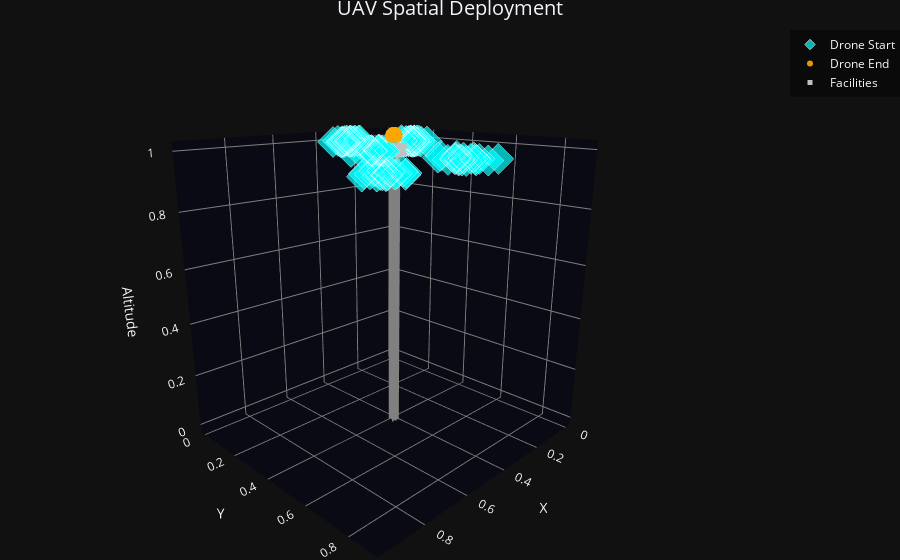

Notebook code cell kept with this figure:
### Code cell
# UAV FLPO MetaData
num_drones = 100
n_drone_clusters = 5
drone_cluster_split = np.random.uniform(0.0, 1.0, n_drone_clusters)
drone_cluster_split = drone_cluster_split / np.sum(drone_cluster_split)
num_facilities = 20
dim_ = 2
print(f"num_drones = {num_drones}\tnum_facilities = {num_facilities}\tdim = {dim_}")

START_locs, F_base, END_locs = generate_dataset(
    num_drones, n_drone_clusters, drone_cluster_split, num_facilities, dim_, device, drone_cluster_std_range=[0.01, 0.05], F_noise_std=0.01,
)

plot_UAV_FLPO(START_locs, END_locs, F_base)
plot_UAV_FLPO_3D(START_locs, END_locs, F_base)

### Figure 1 — Plotly figure (JSON) as saved in the notebook; plotly's stock layout.template omitted (floating-point values rounded to 4 significant figures)
{"data": [{"marker": {"color": "cyan", "line": {"color": "white", "width": 1}, "opacity": 0.7, "size": 8, "symbol": "diamond"}, "mode": "markers", "name": "Drone Start", "type": "scatter3d", "x": [0.5357, 0.4816, 0.4797, 0.5191, 0.5018, 0.5481, 0.4478, 0.5327, 0.5241, 0.4804, 0.518, 0.5224, 0.4882, 0.5398, 0.465, 0.4405, 0.4722, 0.4228, 0.4755, 0.1641, 0.1415, 0.1767, 0.1225, 0.1628, 0.1193, 0.1434, 0.1311, 0.1306, 0.1515, 0.1359, 0.1711, 0.1665, 0.1483, 0.114, 0.1316, 0.153, 0.1489, 0.1519, 0.1736, 0.1342, 0.1404, 0.1937, 0.1561, 0.1728, 0.346, 0.3919, 0.3641, 0.3501, 0.3216, 0.3144, 0.338, 0.2859, 0.335, 0.3182, 0.2967, 0.3808, 0.301, 0.3318, 0.3228, 0.2716, 0.3621, 0.3166, 0.2881, 0.3755, 0.3479, 0.9149, 0.9046, 0.8843, 0.8744, 0.9143, 0.9262, 0.9238, 0.8484, 0.9395, 0.8417, 0.8752, 0.8682, 0.8546, 0.9003, 0.9204, 0.8482, 0.9647, 0.8263, 0.8692, 0.5281, 0.5094, 0.5053, 0.4868, 0.594, 0.4797, 0.5034, 0.5311, 0.5895, 0.4772, 0.4974, 0.5304, 0.4733, 0.518, 0.5059, 0.5231], "y": [0.7992, 0.6736, 0.7878, 0.7591, 0.8236, 0.7572, 0.7081, 0.8126, 0.6987, 0.8511, 0.7612, 0.7798, 0.7379, 0.7901, 0.8073, 0.768, 0.7545, 0.8445, 0.8015, 0.2287, 0.2619, 0.27, 0.2981, 0.2708, 0.2296, 0.2307, 0.2662, 0.2398, 0.2568, 0.2417, 0.2329, 0.2557, 0.2923, 0.2406, 0.2207, 0.2321, 0.1882, 0.241, 0.2494, 0.2405, 0.2315, 0.2329, 0.2673, 0.2722, 0.1022, 0.06284, 0.08788, 0.04272, 0.0636, 0.09651, 0.1185, 0.09116, 0.1001, 0.08716, 0.05399, 0.09462, 0.09829, 0.0599, 0.08097, 0.08107, 0.09357, 0.05378, 0.07164, 0.09728, 0.06461, 0.8536, 0.8676, 0.8719, 0.7922, 0.8594, 0.807, 0.8262, 0.8212, 0.8666, 0.8708, 0.8048, 0.8922, 0.8236, 0.8584, 0.8781, 0.7921, 0.842, 0.8438, 0.8638, 0.421, 0.4327, 0.3931, 0.4051, 0.3901, 0.3991, 0.4531, 0.4018, 0.4326, 0.4016, 0.4343, 0.4223, 0.4497, 0.3982, 0.447, 0.4096], "z": [1.0, 1.0, 1.0, 1.0, 1.0, 1.0, 1.0, 1.0, 1.0, 1.0, 1.0, 1.0, 1.0, 1.0, 1.0, 1.0, 1.0, 1.0, 1.0, 1.0, 1.0, 1.0, 1.0, 1.0, 1.0, 1.0, 1.0, 1.0, 1.0, 1.0, 1.0, 1.0, 1.0, 1.0, 1.0, 1.0, 1.0, 1.0, 1.0, 1.0, 1.0, 1.0, 1.0, 1.0, 1.0, 1.0, 1.0, 1.0, 1.0, 1.0, 1.0, 1.0, 1.0, 1.0, 1.0, 1.0, 1.0, 1.0, 1.0, 1.0, 1.0, 1.0, 1.0, 1.0, 1.0, 1.0, 1.0, 1.0, 1.0, 1.0, 1.0, 1.0, 1.0, 1.0, 1.0, 1.0, 1.0, 1.0, 1.0, 1.0, 1.0, 1.0, 1.0, 1.0, 1.0, 1.0, 1.0, 1.0, 1.0, 1.0, 1.0, 1.0, 1.0, 1.0, 1.0, 1.0, 1.0, 1.0, 1.0, 1.0]}, {"marker": {"color": "orange", "opacity": 0.9, "size": 6, "symbol": "circle"}, "mode": "markers", "name": "Drone End", "type": "scatter3d", "x": [0.0, 0.0, 0.0, 0.0, 0.0, 0.0, 0.0, 0.0, 0.0, 0.0, 0.0, 0.0, 0.0, 0.0, 0.0, 0.0, 0.0, 0.0, 0.0, 0.0, 0.0, 0.0, 0.0, 0.0, 0.0, 0.0, 0.0, 0.0, 0.0, 0.0, 0.0, 0.0, 0.0, 0.0, 0.0, 0.0, 0.0, 0.0, 0.0, 0.0, 0.0, 0.0, 0.0, 0.0, 0.0, 0.0, 0.0, 0.0, 0.0, 0.0, 0.0, 0.0, 0.0, 0.0, 0.0, 0.0, 0.0, 0.0, 0.0, 0.0, 0.0, 0.0, 0.0, 0.0, 0.0, 0.0, 0.0, 0.0, 0.0, 0.0, 0.0, 0.0, 0.0, 0.0, 0.0, 0.0, 0.0, 0.0, 0.0, 0.0, 0.0, 0.0, 0.0, 0.0, 0.0, 0.0, 0.0, 0.0, 0.0, 0.0, 0.0, 0.0, 0.0, 0.0, 0.0, 0.0, 0.0, 0.0, 0.0, 0.0], "y": [0.0, 0.0, 0.0, 0.0, 0.0, 0.0, 0.0, 0.0, 0.0, 0.0, 0.0, 0.0, 0.0, 0.0, 0.0, 0.0, 0.0, 0.0, 0.0, 0.0, 0.0, 0.0, 0.0, 0.0, 0.0, 0.0, 0.0, 0.0, 0.0, 0.0, 0.0, 0.0, 0.0, 0.0, 0.0, 0.0, 0.0, 0.0, 0.0, 0.0, 0.0, 0.0, 0.0, 0.0, 0.0, 0.0, 0.0, 0.0, 0.0, 0.0, 0.0, 0.0, 0.0, 0.0, 0.0, 0.0, 0.0, 0.0, 0.0, 0.0, 0.0, 0.0, 0.0, 0.0, 0.0, 0.0, 0.0, 0.0, 0.0, 0.0, 0.0, 0.0, 0.0, 0.0, 0.0, 0.0, 0.0, 0.0, 0.0, 0.0, 0.0, 0.0, 0.0, 0.0, 0.0, 0.0, 0.0, 0.0, 0.0, 0.0, 0.0, 0.0, 0.0, 0.0, 0.0, 0.0, 0.0, 0.0, 0.0, 0.0], "z": [1.0, 1.0, 1.0, 1.0, 1.0, 1.0, 1.0, 1.0, 1.0, 1.0, 1.0, 1.0, 1.0, 1.0, 1.0, 1.0, 1.0, 1.0, 1.0, 1.0, 1.0, 1.0, 1.0, 1.0, 1.0, 1.0, 1.0, 1.0, 1.0, 1.0, 1.0, 1.0, 1.0, 1.0, 1.0, 1.0, 1.0, 1.0, 1.0, 1.0, 1.0, 1.0, 1.0, 1.0, 1.0, 1.0, 1.0, 1.0, 1.0, 1.0, 1.0, 1.0, 1.0, 1.0, 1.0, 1.0, 1.0, 1.0, 1.0, 1.0, 1.0, 1.0, 1.0, 1.0, 1.0, 1.0, 1.0, 1.0, 1.0, 1.0, 1.0, 1.0, 1.0, 1.0, 1.0, 1.0, 1.0, 1.0, 1.0, 1.0, 1.0, 1.0, 1.0, 1.0, 1.0, 1.0, 1.0, 1.0, 1.0, 1.0, 1.0, 1.0, 1.0, 1.0, 1.0, 1.0, 1.0, 1.0, 1.0, 1.0]}, {"line": {"color": "gray", "width": 3}, "mode": "lines", "showlegend": false, "type": "scatter3d", "x": [0.4452, 0.4452], "y": [0.4312, 0.4312], "z": [0, 1]}, {"line": {"color": "gray", "width": 3}, "mode": "lines", "showlegend": false, "type": "scatter3d", "x": [0.4456, 0.4456], "y": [0.4585, 0.4585], "z": [0, 1]}, {"line": {"color": "gray", "width": 3}, "mode": "lines", "showlegend": false, "type": "scatter3d", "x": [0.458, 0.458], "y": [0.4613, 0.4613], "z": [0, 1]}, {"line": {"color": "gray", "width": 3}, "mode": "lines", "showlegend": false, "type": "scatter3d", "x": [0.4506, 0.4506], "y": [0.446, 0.446], "z": [0, 1]}, {"line": {"color": "gray", "width": 3}, "mode": "lines", "showlegend": false, "type": "scatter3d", "x": [0.4414, 0.4414], "y": [0.4548, 0.4548], "z": [0, 1]}, {"line": {"color": "gray", "width": 3}, "mode": "lines", "showlegend": false, "type": "scatter3d", "x": [0.4583, 0.4583], "y": [0.4668, 0.4668], "z": [0, 1]}, {"line": {"color": "gray", "width": 3}, "mode": "lines", "showlegend": false, "type": "scatter3d", "x": [0.4443, 0.4443], "y": [0.4616, 0.4616], "z": [0, 1]}, {"line": {"color": "gray", "width": 3}, "mode": "lines", "showlegend": false, "type": "scatter3d", "x": [0.4461, 0.4461], "y": [0.4663, 0.4663], "z": [0, 1]}, {"line": {"color": "gray", "width": 3}, "mode": "lines", "showlegend": false, "type": "scatter3d", "x": [0.4499, 0.4499], "y": [0.441, 0.441], "z": [0, 1]}, {"line": {"color": "gray", "width": 3}, "mode": "lines", "showlegend": false, "type": "scatter3d", "x": [0.4587, 0.4587], "y": [0.4411, 0.4411], "z": [0, 1]}, {"line": {"color": "gray", "width": 3}, "mode": "lines", "showlegend": false, "type": "scatter3d", "x": [0.4462, 0.4462], "y": [0.4512, 0.4512], "z": [0, 1]}, {"line": {"color": "gray", "width": 3}, "mode": "lines", "showlegend": false, "type": "scatter3d", "x": [0.4475, 0.4475], "y": [0.4612, 0.4612], "z": [0, 1]}, {"line": {"color": "gray", "width": 3}, "mode": "lines", "showlegend": false, "type": "scatter3d", "x": [0.4718, 0.4718], "y": [0.4634, 0.4634], "z": [0, 1]}, {"line": {"color": "gray", "width": 3}, "mode": "lines", "showlegend": false, "type": "scatter3d", "x": [0.4625, 0.4625], "y": [0.449, 0.449], "z": [0, 1]}, {"line": {"color": "gray", "width": 3}, "mode": "lines", "showlegend": false, "type": "scatter3d", "x": [0.4641, 0.4641], "y": [0.4611, 0.4611], "z": [0, 1]}, {"line": {"color": "gray", "width": 3}, "mode": "lines", "showlegend": false, "type": "scatter3d", "x": [0.4563, 0.4563], "y": [0.4563, 0.4563], "z": [0, 1]}, {"line": {"color": "gray", "width": 3}, "mode": "lines", "showlegend": false, "type": "scatter3d", "x": [0.4523, 0.4523], "y": [0.431, 0.431], "z": [0, 1]}, {"line": {"color": "gray", "width": 3}, "mode": "lines", "showlegend": false, "type": "scatter3d", "x": [0.4671, 0.4671], "y": [0.4412, 0.4412], "z": [0, 1]}, {"line": {"color": "gray", "width": 3}, "mode": "lines", "showlegend": false, "type": "scatter3d", "x": [0.4411, 0.4411], "y": [0.4534, 0.4534], "z": [0, 1]}, {"line": {"color": "gray", "width": 3}, "mode": "lines", "showlegend": false, "type": "scatter3d", "x": [0.4508, 0.4508], "y": [0.4509, 0.4509], "z": [0, 1]}, {"marker": {"color": "silver", "size": 5, "symbol": "square"}, "mode": "markers", "name": "Facilities", "type": "scatter3d", "x": [0.4452, 0.4456, 0.458, 0.4506, 0.4414, 0.4583, 0.4443, 0.4461, 0.4499, 0.4587, 0.4462, 0.4475, 0.4718, 0.4625, 0.4641, 0.4563, 0.4523, 0.4671, 0.4411, 0.4508], "y": [0.4312, 0.4585, 0.4613, 0.446, 0.4548, 0.4668, 0.4616, 0.4663, 0.441, 0.4411, 0.4512, 0.4612, 0.4634, 0.449, 0.4611, 0.4563, 0.431, 0.4412, 0.4534, 0.4509], "z": [1.0, 1.0, 1.0, 1.0, 1.0, 1.0, 1.0, 1.0, 1.0, 1.0, 1.0, 1.0, 1.0, 1.0, 1.0, 1.0, 1.0, 1.0, 1.0, 1.0]}], "layout": {"legend": {"bgcolor": "rgba(0,0,0,0.4)", "bordercolor": "white"}, "margin": {"b": 0, "l": 0, "r": 0, "t": 30}, "scene": {"aspectmode": "data", "camera": {"eye": {"x": 1.5, "y": 1.5, "z": 0.7}}, "xaxis": {"backgroundcolor": "rgb(10,10,20)", "gridcolor": "gray", "title": {"text": "X"}, "zerolinecolor": "gray"}, "yaxis": {"backgroundcolor": "rgb(10,10,20)", "gridcolor": "gray", "title": {"text": "Y"}, "zerolinecolor": "gray"}, "zaxis": {"backgroundcolor": "rgb(10,10,20)", "gridcolor": "gray", "title": {"text": "Altitude"}, "zerolinecolor": "gray"}}, "title": {"font": {"size": 20}, "text": "UAV Spatial Deployment", "x": 0.5}}}
